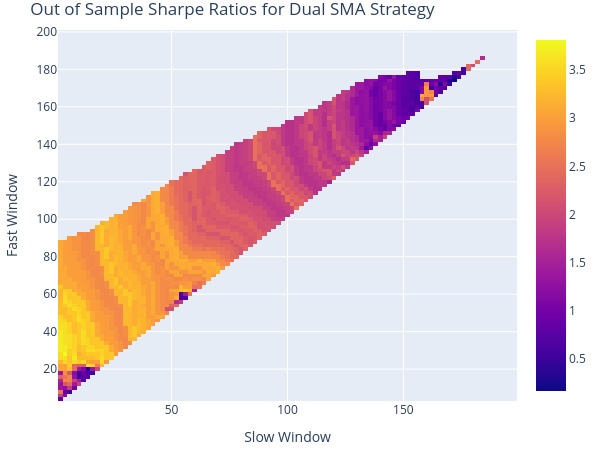

Here is the notebook cell this chart was saved with:
### Markdown cell above
What would've been the best window combination on the out of sample data and how did it perform comapared to itself in sample?

### Code cell
windows = np.arange(2, 201, 2)
fast_ma, slow_ma = vbt.MA.run_combs(
    out_sample["Close"], window=windows, r=2, short_names=["fast", "slow"]
)
entries = fast_ma.ma_crossed_above(slow_ma)
exits = fast_ma.ma_crossed_below(slow_ma)

combination_testing_portfolio = vbt.Portfolio.from_signals(
    close=out_sample["Close"], entries=entries, exits=exits, init_cash=100_000, freq="D"
)

sharpe_ratios = combination_testing_portfolio.sharpe_ratio()
best_params = sharpe_ratios.idxmax()
best_fast_window, best_slow_window = best_params

print(f"\nBest Parameters Found:")
print(f"  Fast Window: {best_fast_window}")
print(f"  Slow Window: {best_slow_window}")
print(f"  Resulting Sharpe Ratio: {sharpe_ratios.max():.2f}")

sharpe_ratios.vbt.heatmap(
    xaxis_title="Slow Window",
    yaxis_title="Fast Window",
    title="Out of Sample Sharpe Ratios for Dual SMA Strategy",
).show()

### Figure 1 — Plotly figure (JSON) as saved in the notebook; plotly's stock layout.template omitted (floating-point values rounded to 4 significant figures; data arrays with more than 128 entries replaced by an {"elided": "..."} marker saying what was removed)
{"data": [{"colorscale": [[0, "#0d0887"], [0.1111, "#46039f"], [0.2222, "#7201a8"], [0.3333, "#9c179e"], [0.4444, "#bd3786"], [0.5556, "#d8576b"], [0.6667, "#ed7953"], [0.7778, "#fb9f3a"], [0.8889, "#fdca26"], [1, "#f0f921"]], "hoverongaps": false, "hovertemplate": "fast_window: %{x}<br>slow_window: %{y}<br>value: %{z}<extra></extra>", "type": "heatmap", "uid": "f13df27d-4a29-4c7c-9b38-802546b4d61b", "x": [2, 4, 6, 8, 10, 12, 14, 16, 18, 20, 22, 24, 26, 28, 30, 32, 34, 36, 38, 40, 42, 44, 46, 48, 50, 52, 54, 56, 58, 60, 62, 64, 66, 68, 70, 72, 74, 76, 78, 80, 82, 84, 86, 88, 90, 92, 94, 96, 98, 100, 102, 104, 106, 108, 110, 112, 114, 116, 118, 120, 122, 124, 126, 128, 130, 132, 134, 136, 138, 140, 142, 144, 146, 148, 150, 152, 154, 156, 158, 160, 162, 164, 166, 168, 170, 172, 174, 176, 178, 180, 182, 184, 186, 188, 190, 192, 194, 196, 198], "y": [4, 6, 8, 10, 12, 14, 16, 18, 20, 22, 24, 26, 28, 30, 32, 34, 36, 38, 40, 42, 44, 46, 48, 50, 52, 54, 56, 58, 60, 62, 64, 66, 68, 70, 72, 74, 76, 78, 80, 82, 84, 86, 88, 90, 92, 94, 96, 98, 100, 102, 104, 106, 108, 110, 112, 114, 116, 118, 120, 122, 124, 126, 128, 130, 132, 134, 136, 138, 140, 142, 144, 146, 148, 150, 152, 154, 156, 158, 160, 162, 164, 166, 168, 170, 172, 174, 176, 178, 180, 182, 184, 186, 188, 190, 192, 194, 196, 198, 200], "z": {"elided": "99x99 float values"}}], "layout": {"height": 455, "legend": {"orientation": "h", "traceorder": "normal", "x": 1, "xanchor": "right", "y": 1.02, "yanchor": "bottom"}, "margin": {"b": 30, "l": 30, "r": 30, "t": 30}, "title": {"text": "Out of Sample Sharpe Ratios for Dual SMA Strategy"}, "width": 605, "xaxis": {"title": {"text": "Slow Window"}}, "yaxis": {"title": {"text": "Fast Window"}}}}
